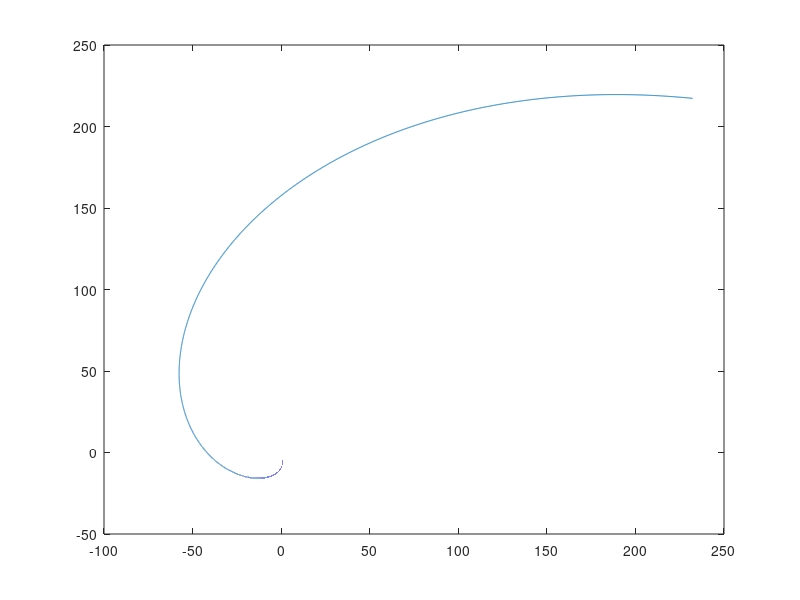

Here is the MATLAB script that generated this plot: (Note: this script raises an error after producing the figure.)
close all
clear all
clc

R_rama = 318;
g = 9.81;
omega = [0;0;sqrt(g/R_rama)];



r = [1;0;0];
v = cross(r,omega);
% v = [0;0;0];


CD = 0.2;

dt = 0.01;

rho = 1;
m = 100;

t=0;



R(1) = sqrt(dot(r,r));

V(1) = sqrt(dot(v,v));



for k=1:100000;

v1 = cross(r(:,k),omega);
v1m = sqrt(dot(v1,v1));
if v1m == 0
    vn = zeros(3,1);
else
    vn = v1/v1m;
end

vtm = dot(v,vn);

vtrelm = v1m - vtm;

vt = vtm*vn;

vp = v - vt;

vrel = v1 - v;
vrelm = sqrt(dot(vrel,vrel));

vpm = sqrt(dot(vp,vp));

f = CD*(vtrelm^2)/rho*vn;

v = v + f/m*dt;

r(:,k+1) = r(:,k) + v*dt;

R(k+1) = sqrt(dot(r(:,k+1),r(:,k+1)));

V(k+1) = sqrt(dot(v,v));

t(k+1) = t(k) + dt;

if R(k+1) > R_rama
    break
end

end

plot(r(1,:),r(2,:))
hold on
circle(0,0,R_rama)
axis equal
figure()
plot(t,R)
figure()
plot(t,V)